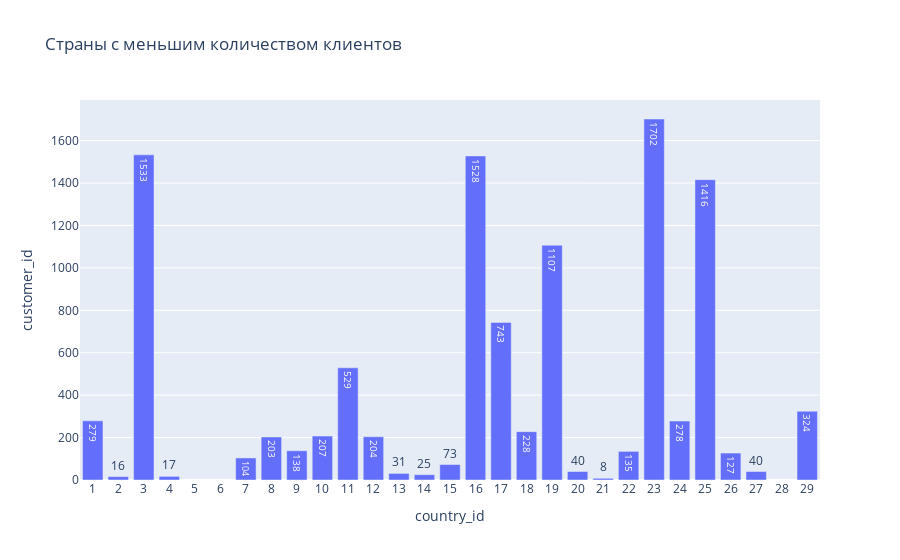

The code cell stored with this chart in its notebook:
### Code cell
fig = px.bar(df_group.query('customer_id < 5000'), x='country_id',
             y='customer_id', text_auto=True,
             title='Страны с меньшим количеством клиентов')
fig.update_layout(
    xaxis=dict(
        tickmode='linear',
    )
)
fig.show()

### Figure 1 — Plotly figure (JSON) as saved in the notebook; plotly's stock layout.template omitted (floating-point values rounded to 4 significant figures)
{"data": [{"alignmentgroup": "True", "hovertemplate": "country_id=%{x}<br>customer_id=%{y}<extra></extra>", "legendgroup": "", "marker": {"color": "#636efa", "pattern": {"shape": ""}}, "name": "", "offsetgroup": "", "orientation": "v", "showlegend": false, "textposition": "auto", "texttemplate": "%{y}", "type": "bar", "x": [1, 2, 3, 4, 7, 8, 9, 10, 11, 12, 13, 14, 15, 16, 17, 18, 19, 20, 21, 22, 23, 24, 25, 26, 27, 29], "xaxis": "x", "y": [279, 16, 1533, 17, 104, 203, 138, 207, 529, 204, 31, 25, 73, 1528, 743, 228, 1107, 40, 8, 135, 1702, 278, 1416, 127, 40, 324], "yaxis": "y"}], "layout": {"autosize": true, "barmode": "relative", "legend": {"tracegroupgap": 0}, "title": {"text": "Страны с меньшим количеством клиентов"}, "xaxis": {"anchor": "y", "autorange": true, "domain": [0, 1], "range": [0.5, 29.5], "tickmode": "linear", "title": {"text": "country_id"}, "type": "linear"}, "yaxis": {"anchor": "x", "autorange": true, "domain": [0, 1], "range": [0, 1792.0], "title": {"text": "customer_id"}, "type": "linear"}}}
